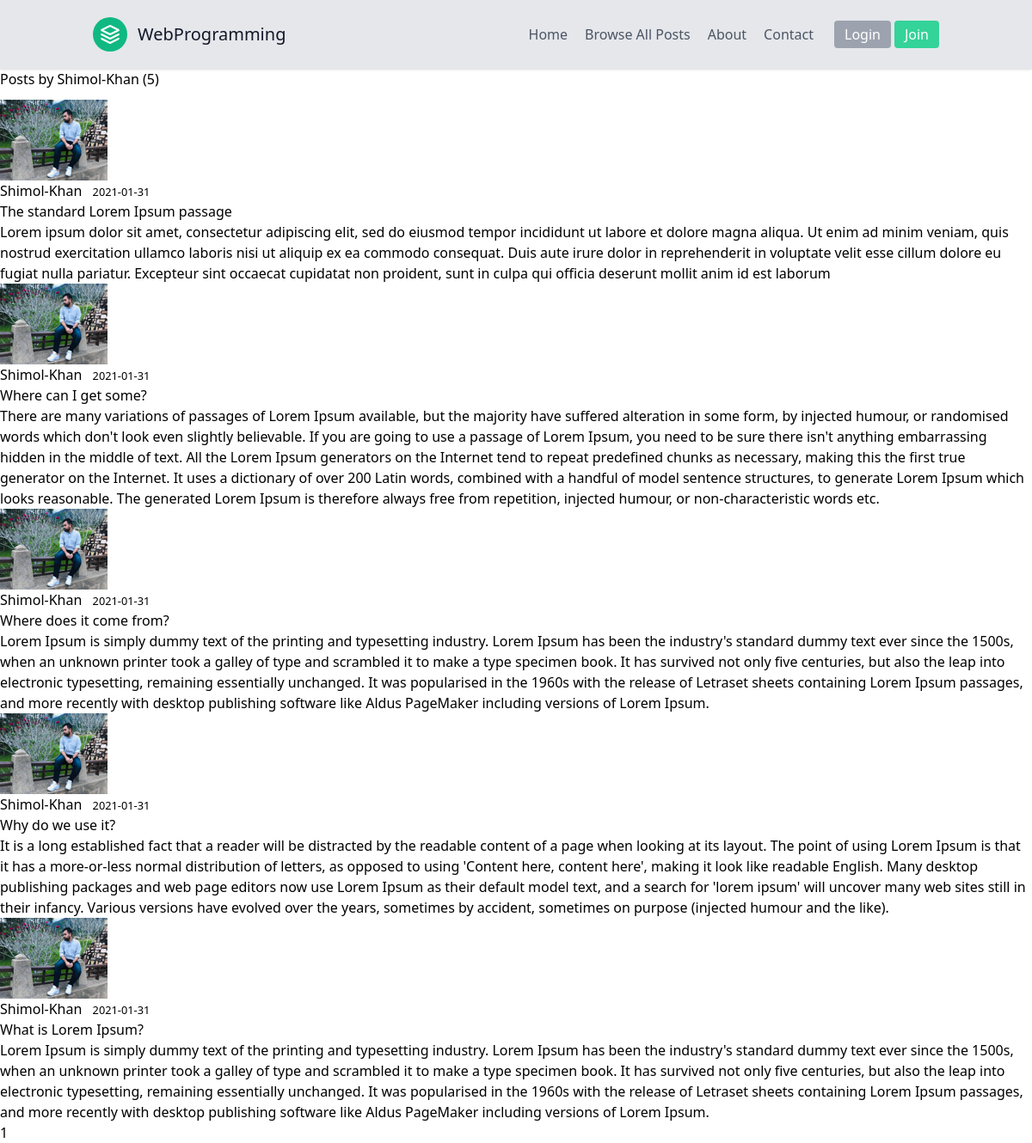
The app's page /user/Shimol-Khan with its own data.
### Blog/models.py (models this page shows, shortened)
class User(db.Model, UserMixin):
    id = db.Column(db.Integer, primary_key=True)
    username = db.Column(db.String(20), unique=True, nullable=False)
    email = db.Column(db.String(120), unique=True, nullable=False)
    image_file = db.Column(db.String(20), nullable=False, default='default.jpg')
    password = db.Column(db.String(60), nullable=False)
    posts = db.relationship('Post', backref='author', lazy=True)

class Post(db.Model):
    id = db.Column(db.Integer, primary_key=True)
    title = db.Column(db.String(100), nullable=False)
    date_posted = db.Column(db.DateTime, nullable=False, default=datetime.utcnow)
    category = db.Column(db.String(100), nullable=False)
    content = db.Column(db.Text, nullable=False)
    user_id = db.Column(db.Integer, db.ForeignKey('user.id'), nullable=False)

### Blog/routes.py (the view)
@app.route("/user/<string:username>")
def user_posts(username):
    page = request.args.get('page', 1, type=int)
    user = User.query.filter_by(username=username).first_or_404()
    posts = Post.query.filter_by(author=user)\
        .order_by(Post.date_posted.desc())\
        .paginate(page=page, per_page=5)
    return render_template('user_posts.html', posts=posts, user=user)

### Blog/templates/user_posts.html
{% extends "layout.html" %}
{% block content %}
    <h1 class="mb-3">Posts by {{ user.username }} ({{ posts.total }})</h1>
    {% for post in posts.items %}
        <article class="media content-section">
          <img class="rounded-circle article-img" src="{{ url_for('static', filename='profile_pics/' + post.author.image_file) }}">
          <div class="media-body">
            <div class="article-metadata">
              <a class="mr-2" href="{{ url_for('user_posts', username=post.author.username) }}">{{ post.author.username }}</a>
              <small class="text-muted">{{ post.date_posted.strftime('%Y-%m-%d') }}</small>
            </div>
            <h2><a class="article-title" href="{{ url_for('post', post_id=post.id) }}">{{ post.title }}</a></h2>
            <p class="article-content">{{ post.content }}</p>
          </div>
        </article>
    {% endfor %}
    {% for page_num in posts.iter_pages(left_edge=1, right_edge=1, left_current=1, right_current=2) %}
      {% if page_num %}
        {% if posts.page == page_num %}
          <a class="btn btn-info mb-4" href="{{ url_for('user_posts', username=user.username, page=page_num) }}">{{ page_num }}</a>
        {% else %}
          <a class="btn btn-outline-info mb-4" href="{{ url_for('user_posts', username=user.username, page=page_num) }}">{{ page_num }}</a>
        {% endif %}
      {% else %}
        ...
      {% endif %}
    {% endfor %}
{% endblock content %}

### records on screen
User: username "Shimol-Khan"
Post: image_file (picture), author.username "Shimol-Khan", date_posted "2021-01-31", title "The standard Lorem Ipsum passage", content "Lorem ipsum dolor sit amet, consectetur adipiscing elit, sed do eiusmod tempor incididunt ut labore et dolore magna aliqua. Ut enim ad minim veniam, quis nostrud exercitation ullamco laboris nisi ut aliquip ex ea commodo consequat. Duis aute irure dolor in reprehenderit in voluptate velit esse cillum dolore eu fugiat nulla pariatur. Excepteur sint occaecat cupidatat non proident, sunt in culpa qui officia deserunt mollit anim id est laborum"
Post: image_file (picture), author.username "Shimol-Khan", date_posted "2021-01-31", title "Where can I get some?", content "There are many variations of passages of Lorem Ipsum available, but the majority have suffered alteration in some form, by injected humour, or randomised words which don't look even slightly believable. If you are going to use a passage of Lorem Ipsum, you need to be sure there isn't anything embarrassing hidden in the middle of text. All the Lorem Ipsum generators on the Internet tend to repeat predefined chunks as necessary, making this the first true generator on the Internet. It uses a dictionary of over 200 Latin words, combined with a handful of model sentence structures, to generate Lorem Ipsum which looks reasonable. The generated Lorem Ipsum is therefore always free from…"
Post: image_file (picture), author.username "Shimol-Khan", date_posted "2021-01-31", title "Where does it come from?", content "Lorem Ipsum is simply dummy text of the printing and typesetting industry. Lorem Ipsum has been the industry's standard dummy text ever since the 1500s, when an unknown printer took a galley of type and scrambled it to make a type specimen book. It has survived not only five centuries, but also the leap into electronic typesetting, remaining essentially unchanged. It was popularised in the 1960s with the release of Letraset sheets containing Lorem Ipsum passages, and more recently with desktop publishing software like Aldus PageMaker including versions of Lorem Ipsum."
Post: image_file (picture), author.username "Shimol-Khan", date_posted "2021-01-31", title "Why do we use it?", content "It is a long established fact that a reader will be distracted by the readable content of a page when looking at its layout. The point of using Lorem Ipsum is that it has a more-or-less normal distribution of letters, as opposed to using 'Content here, content here', making it look like readable English. Many desktop publishing packages and web page editors now use Lorem Ipsum as their default model text, and a search for 'lorem ipsum' will uncover many web sites still in their infancy. Various versions have evolved over the years, sometimes by accident, sometimes on purpose (injected humour and the like)."
Post: image_file (picture), author.username "Shimol-Khan", date_posted "2021-01-31", title "What is Lorem Ipsum?", content "Lorem Ipsum is simply dummy text of the printing and typesetting industry. Lorem Ipsum has been the industry's standard dummy text ever since the 1500s, when an unknown printer took a galley of type and scrambled it to make a type specimen book. It has survived not only five centuries, but also the leap into electronic typesetting, remaining essentially unchanged. It was popularised in the 1960s with the release of Letraset sheets containing Lorem Ipsum passages, and more recently with desktop publishing software like Aldus PageMaker including versions of Lorem Ipsum."

### other values on screen
{{ posts.total }} "5"
{{ page_num }} "1"
